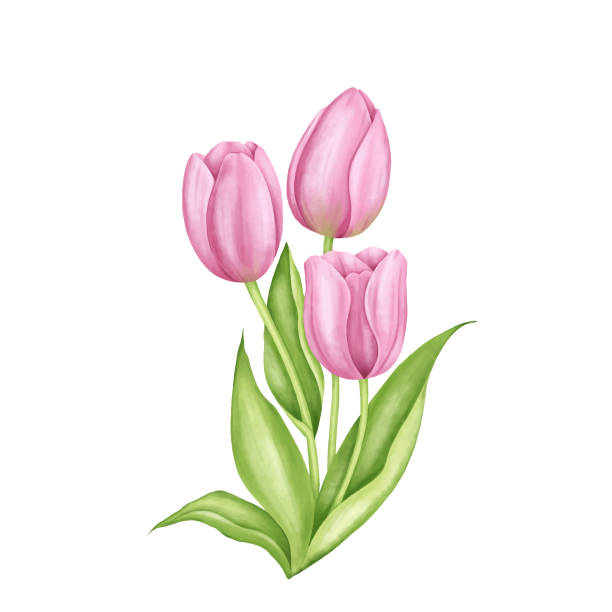
#> input picture ProjectTurtle/tulip.jpg, 612 x 612 px
$ python tulipcv.py
#> lines starting #> are read from the running program, lines starting #| are printed output that depends on the picture; after the words box and inside, x2 and y2 are one past the last pixel; in counts of white or black regions, pixels touching at a corner belong together
import cv2
import turtle

# 이미지 불러오기
img = cv2.imread("tulip.jpg", 0)
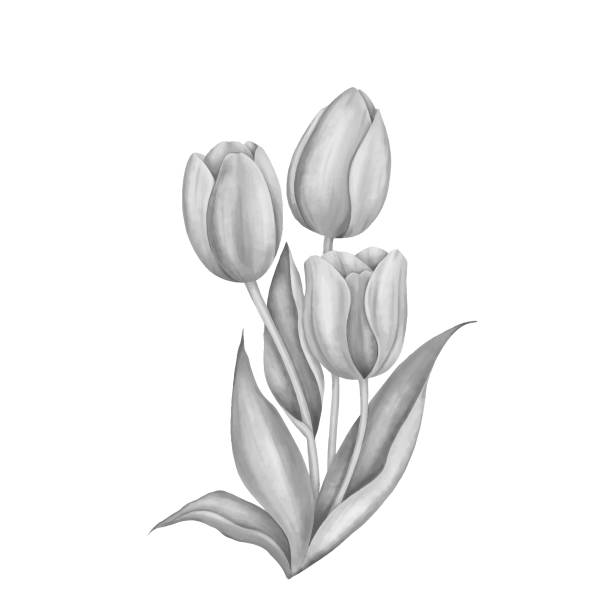
#> img: shape (612, 612); min 68, max 255, mean 240.9
if img is None:
    raise FileNotFoundError("tulip3.jpg 파일이 필요합니다.")

# 윤곽선 추출
edges = cv2.Canny(img, 100, 200)
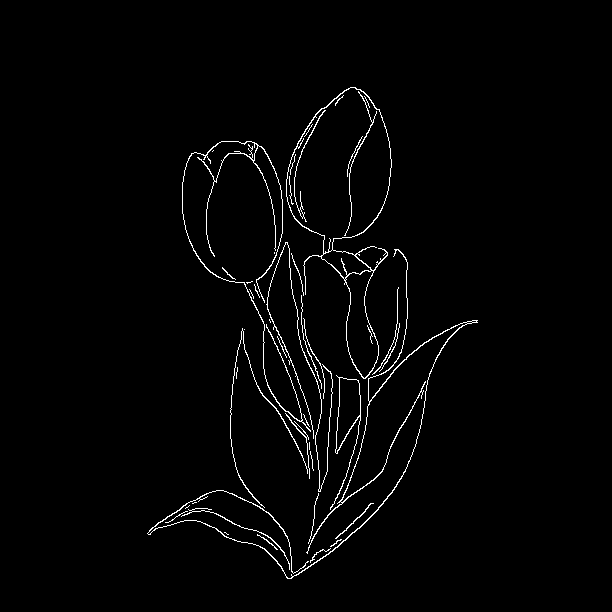
#> edges: shape (612, 612); 1.8% white in thin lines or dots, all inside (x1, y1, x2, y2) = (147, 87, 478, 579)
contours, _ = cv2.findContours(edges, cv2.RETR_LIST, cv2.CHAIN_APPROX_NONE)
#> contours = 53 contours, 38 with area under 20; largest, box (x1, y1, x2, y2) and area: (286, 87, 392, 379) 14982, (286, 87, 392, 254) 11828, (345, 270, 379, 379) 2218, (330, 375, 361, 510) 1188, (335, 377, 361, 454) 1149

# Turtle 세팅
#> (the run stopped early here; a loop or call above may not have finished)
